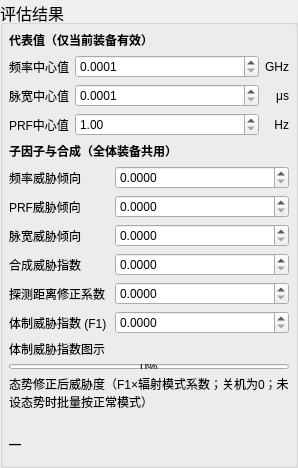
      <widget class="QGroupBox" name="groupResult">
       <property name="sizePolicy">
        <sizepolicy hsizetype="Preferred" vsizetype="Preferred">
         <horstretch>0</horstretch>
         <verstretch>0</verstretch>
        </sizepolicy>
       </property>
       <property name="font">
        <font>
         <pointsize>12</pointsize>
        </font>
       </property>
       <property name="title">
        <string>评估结果</string>
       </property>
       <layout class="QVBoxLayout" name="verticalLayout_result">
        <property name="leftMargin">
         <number>6</number>
        </property>
        <property name="topMargin">
         <number>6</number>
        </property>
        <property name="rightMargin">
         <number>6</number>
        </property>
        <property name="bottomMargin">
         <number>6</number>
        </property>
        <item>
         <widget class="QLabel" name="label_centers">
          <property name="font">
           <font>
            <pointsize>9</pointsize>
            <weight>75</weight>
            <bold>true</bold>
           </font>
          </property>
          <property name="styleSheet">
           <string notr="true">font-weight: bold;</string>
          </property>
          <property name="text">
           <string>代表值（仅当前装备有效）</string>
          </property>
         </widget>
        </item>
        <item>
         <layout class="QGridLayout" name="gridLayout">
          <item row="0" column="0">
           <widget class="QLabel" name="label_freqCenter">
            <property name="minimumSize">
             <size>
              <width>0</width>
              <height>0</height>
             </size>
            </property>
            <property name="maximumSize">
             <size>
              <width>16777215</width>
              <height>16777215</height>
             </size>
            </property>
            <property name="font">
             <font>
              <pointsize>9</pointsize>
             </font>
            </property>
            <property name="text">
             <string>频率中心值</string>
            </property>
            <property name="alignment">
             <set>Qt::AlignLeading|Qt::AlignLeft|Qt::AlignVCenter</set>
            </property>
           </widget>
          </item>
          <item row="0" column="1">
           <widget class="QDoubleSpinBox" name="spinResultFreqCenter">
            <property name="sizePolicy">
             <sizepolicy hsizetype="Expanding" vsizetype="Fixed">
              <horstretch>0</horstretch>
              <verstretch>0</verstretch>
             </sizepolicy>
            </property>
            <property name="minimumSize">
             <size>
              <width>56</width>
              <height>0</height>
             </size>
            </property>
            <property name="font">
             <font>
              <pointsize>9</pointsize>
             </font>
            </property>
            <property name="decimals">
             <number>4</number>
            </property>
            <property name="minimum">
             <double>0.000100000000000</double>
            </property>
            <property name="maximum">
             <double>100.000000000000000</double>
            </property>
           </widget>
          </item>
          <item row="0" column="2">
           <widget class="QLabel" name="label_freqCenter_unit">
            <property name="minimumSize">
             <size>
              <width>0</width>
              <height>0</height>
             </size>
            </property>
            <property name="font">
             <font>
              <pointsize>9</pointsize>
             </font>
            </property>
            <property name="text">
             <string>GHz</string>
            </property>
            <property name="alignment">
             <set>Qt::AlignRight|Qt::AlignTrailing|Qt::AlignVCenter</set>
            </property>
           </widget>
          </item>
          <item row="1" column="0">
           <widget class="QLabel" name="label_pwCenter">
            <property name="minimumSize">
             <size>
              <width>0</width>
              <height>0</height>
             </size>
            </property>
            <property name="maximumSize">
             <size>
              <width>16777215</width>
              <height>16777215</height>
             </size>
            </property>
            <property name="font">
             <font>
              <pointsize>9</pointsize>
             </font>
            </property>
            <property name="text">
             <string>脉宽中心值</string>
            </property>
            <property name="alignment">
             <set>Qt::AlignLeading|Qt::AlignLeft|Qt::AlignVCenter</set>
            </property>
           </widget>
          </item>
          <item row="1" column="1">
           <widget class="QDoubleSpinBox" name="spinResultPwCenter">
            <property name="sizePolicy">
             <sizepolicy hsizetype="Expanding" vsizetype="Fixed">
              <horstretch>0</horstretch>
              <verstretch>0</verstretch>
             </sizepolicy>
            </property>
            <property name="minimumSize">
             <size>
              <width>60</width>
              <height>0</height>
             </size>
            </property>
            <property name="font">
             <font>
              <pointsize>9</pointsize>
             </font>
            </property>
            <property name="decimals">
             <number>4</number>
            </property>
            <property name="minimum">
             <double>0.000100000000000</double>
            </property>
            <property name="maximum">
             <double>10000.000000000000000</double>
            </property>
           </widget>
          </item>
          <item row="1" column="2">
           <widget class="QLabel" name="label_pwCenter_unit">
            <property name="minimumSize">
             <size>
              <width>0</width>
              <height>0</height>
             </size>
            </property>
            <property name="font">
             <font>
              <pointsize>9</pointsize>
             </font>
            </property>
            <property name="text">
             <string>μs</string>
            </property>
            <property name="alignment">
             <set>Qt::AlignRight|Qt::AlignTrailing|Qt::AlignVCenter</set>
            </property>
           </widget>
          </item>
          <item row="2" column="0">
           <widget class="QLabel" name="label_prfCenter">
            <property name="minimumSize">
             <size>
              <width>0</width>
              <height>0</height>
             </size>
            </property>
            <property name="maximumSize">
             <size>
              <width>16777215</width>
              <height>16777215</height>
             </size>
            </property>
            <property name="font">
             <font>
              <pointsize>9</pointsize>
             </font>
            </property>
            <property name="text">
             <string>PRF中心值</string>
            </property>
            <property name="alignment">
             <set>Qt::AlignLeading|Qt::AlignLeft|Qt::AlignVCenter</set>
            </property>
           </widget>
          </item>
          <item row="2" column="1">
           <widget class="QDoubleSpinBox" name="spinResultPrfCenter">
            <property name="sizePolicy">
             <sizepolicy hsizetype="Expanding" vsizetype="Fixed">
              <horstretch>0</horstretch>
              <verstretch>0</verstretch>
             </sizepolicy>
            </property>
            <property name="minimumSize">
             <size>
              <width>72</width>
              <height>0</height>
             </size>
            </property>
            <property name="font">
             <font>
              <pointsize>9</pointsize>
             </font>
            </property>
            <property name="decimals">
             <number>2</number>
            </property>
            <property name="minimum">
             <double>1.000000000000000</double>
            </property>
            <property name="maximum">
             <double>10000000.000000000000000</double>
            </property>
           </widget>
          </item>
          <item row="2" column="2">
           <widget class="QLabel" name="label_prfCenter_unit">
            <property name="minimumSize">
             <size>
              <width>0</width>
              <height>0</height>
             </size>
            </property>
            <property name="font">
             <font>
              <pointsize>9</pointsize>
             </font>
            </property>
            <property name="text">
             <string>Hz</string>
            </property>
            <property name="alignment">
             <set>Qt::AlignRight|Qt::AlignTrailing|Qt::AlignVCenter</set>
            </property>
           </widget>
          </item>
         </layout>
        </item>
        <item>
         <widget class="QLabel" name="label_factors">
          <property name="font">
           <font>
            <pointsize>9</pointsize>
            <weight>75</weight>
            <bold>true</bold>
           </font>
          </property>
          <property name="styleSheet">
           <string notr="true">font-weight: bold;</string>
          </property>
          <property name="text">
           <string>子因子与合成（全体装备共用）</string>
          </property>
         </widget>
        </item>
        <item>
         <layout class="QFormLayout" name="formLayout_factors">
          <property name="fieldGrowthPolicy">
           <enum>QFormLayout::AllNonFixedFieldsGrow</enum>
          </property>
          <property name="rowWrapPolicy">
           <enum>QFormLayout::DontWrapRows</enum>
          </property>
          <property name="labelAlignment">
           <set>Qt::AlignLeading|Qt::AlignLeft|Qt::AlignVCenter</set>
          </property>
          <property name="formAlignment">
           <set>Qt::AlignLeading|Qt::AlignLeft|Qt::AlignTop</set>
          </property>
          <property name="horizontalSpacing">
           <number>8</number>
          </property>
          <property name="verticalSpacing">
           <number>6</number>
          </property>
          <item row="0" column="0">
           <widget class="QLabel" name="label_fFreq">
            <property name="minimumSize">
             <size>
              <width>0</width>
              <height>0</height>
             </size>
            </property>
            <property name="maximumSize">
             <size>
              <width>16777215</width>
              <height>16777215</height>
             </size>
            </property>
            <property name="font">
             <font>
              <pointsize>9</pointsize>
             </font>
            </property>
            <property name="text">
             <string>频率威胁倾向</string>
            </property>
            <property name="alignment">
             <set>Qt::AlignLeading|Qt::AlignLeft|Qt::AlignVCenter</set>
            </property>
           </widget>
          </item>
          <item row="0" column="1">
           <widget class="QDoubleSpinBox" name="spinResultFFreq">
            <property name="sizePolicy">
             <sizepolicy hsizetype="Ignored" vsizetype="Fixed">
              <horstretch>0</horstretch>
              <verstretch>0</verstretch>
             </sizepolicy>
            </property>
            <property name="minimumSize">
             <size>
              <width>56</width>
              <height>0</height>
             </size>
            </property>
            <property name="font">
             <font>
              <pointsize>9</pointsize>
             </font>
            </property>
            <property name="decimals">
             <number>4</number>
            </property>
            <property name="minimum">
             <double>0.000000000000000</double>
            </property>
            <property name="maximum">
             <double>2.000000000000000</double>
            </property>
            <property name="singleStep">
             <double>0.010000000000000</double>
            </property>
           </widget>
          </item>
          <item row="1" column="0">
           <widget class="QLabel" name="label_fPrf">
            <property name="minimumSize">
             <size>
              <width>0</width>
              <height>0</height>
             </size>
            </property>
            <property name="maximumSize">
             <size>
              <width>16777215</width>
              <height>16777215</height>
             </size>
            </property>
            <property name="font">
             <font>
              <pointsize>9</pointsize>
             </font>
            </property>
            <property name="text">
             <string>PRF威胁倾向</string>
            </property>
            <property name="alignment">
             <set>Qt::AlignLeading|Qt::AlignLeft|Qt::AlignVCenter</set>
            </property>
           </widget>
          </item>
          <item row="1" column="1">
           <widget class="QDoubleSpinBox" name="spinResultFPrf">
            <property name="sizePolicy">
             <sizepolicy hsizetype="Ignored" vsizetype="Fixed">
              <horstretch>0</horstretch>
              <verstretch>0</verstretch>
             </sizepolicy>
            </property>
            <property name="minimumSize">
             <size>
              <width>56</width>
              <height>0</height>
             </size>
            </property>
            <property name="font">
             <font>
              <pointsize>9</pointsize>
             </font>
            </property>
            <property name="decimals">
             <number>4</number>
            </property>
            <property name="minimum">
             <double>0.000000000000000</double>
            </property>
            <property name="maximum">
             <double>2.000000000000000</double>
            </property>
            <property name="singleStep">
             <double>0.010000000000000</double>
            </property>
           </widget>
          </item>
          <item row="2" column="0">
           <widget class="QLabel" name="label_fPw">
            <property name="minimumSize">
             <size>
              <width>0</width>
              <height>0</height>
             </size>
            </property>
            <property name="maximumSize">
             <size>
              <width>16777215</width>
              <height>16777215</height>
             </size>
            </property>
            <property name="font">
             <font>
              <pointsize>9</pointsize>
             </font>
            </property>
            <property name="text">
             <string>脉宽威胁倾向</string>
            </property>
            <property name="alignment">
             <set>Qt::AlignLeading|Qt::AlignLeft|Qt::AlignVCenter</set>
            </property>
           </widget>
          </item>
          <item row="2" column="1">
           <widget class="QDoubleSpinBox" name="spinResultFPw">
            <property name="sizePolicy">
             <sizepolicy hsizetype="Ignored" vsizetype="Fixed">
              <horstretch>0</horstretch>
              <verstretch>0</verstretch>
             </sizepolicy>
            </property>
            <property name="minimumSize">
             <size>
              <width>56</width>
              <height>0</height>
             </size>
            </property>
            <property name="font">
             <font>
              <pointsize>9</pointsize>
             </font>
            </property>
            <property name="decimals">
             <number>4</number>
            </property>
            <property name="minimum">
             <double>0.000000000000000</double>
            </property>
            <property name="maximum">
             <double>2.000000000000000</double>
            </property>
            <property name="singleStep">
             <double>0.010000000000000</double>
            </property>
           </widget>
          </item>
          <item row="3" column="0">
           <widget class="QLabel" name="label_f1raw">
            <property name="minimumSize">
             <size>
              <width>0</width>
              <height>0</height>
             </size>
            </property>
            <property name="maximumSize">
             <size>
              <width>16777215</width>
              <height>16777215</height>
             </size>
            </property>
            <property name="font">
             <font>
              <pointsize>9</pointsize>
             </font>
            </property>
            <property name="text">
             <string>合成威胁指数</string>
            </property>
            <property name="alignment">
             <set>Qt::AlignLeading|Qt::AlignLeft|Qt::AlignVCenter</set>
            </property>
           </widget>
          </item>
          <item row="3" column="1">
           <widget class="QDoubleSpinBox" name="spinResultF1Raw">
            <property name="sizePolicy">
             <sizepolicy hsizetype="Ignored" vsizetype="Fixed">
              <horstretch>0</horstretch>
              <verstretch>0</verstretch>
             </sizepolicy>
            </property>
            <property name="minimumSize">
             <size>
              <width>56</width>
              <height>0</height>
             </size>
            </property>
            <property name="font">
             <font>
              <pointsize>9</pointsize>
             </font>
            </property>
            <property name="decimals">
             <number>4</number>
            </property>
            <property name="minimum">
             <double>0.000000000000000</double>
            </property>
            <property name="maximum">
             <double>2.000000000000000</double>
            </property>
            <property name="singleStep">
             <double>0.010000000000000</double>
            </property>
           </widget>
          </item>
          <item row="4" column="0">
           <widget class="QLabel" name="label_rangeMod">
            <property name="minimumSize">
             <size>
              <width>0</width>
              <height>0</height>
             </size>
            </property>
            <property name="maximumSize">
             <size>
              <width>16777215</width>
              <height>16777215</height>
             </size>
            </property>
            <property name="font">
             <font>
              <pointsize>9</pointsize>
             </font>
            </property>
            <property name="text">
             <string>探测距离修正系数</string>
            </property>
            <property name="alignment">
             <set>Qt::AlignLeading|Qt::AlignLeft|Qt::AlignVCenter</set>
            </property>
           </widget>
          </item>
          <item row="4" column="1">
           <widget class="QDoubleSpinBox" name="spinResultRangeMod">
            <property name="sizePolicy">
             <sizepolicy hsizetype="Ignored" vsizetype="Fixed">
              <horstretch>0</horstretch>
              <verstretch>0</verstretch>
             </sizepolicy>
            </property>
            <property name="minimumSize">
             <size>
              <width>56</width>
              <height>0</height>
             </size>
            </property>
            <property name="font">
             <font>
              <pointsize>9</pointsize>
             </font>
            </property>
            <property name="decimals">
             <number>4</number>
            </property>
            <property name="minimum">
             <double>0.000000000000000</double>
            </property>
            <property name="maximum">
             <double>2.000000000000000</double>
            </property>
            <property name="singleStep">
             <double>0.010000000000000</double>
            </property>
           </widget>
          </item>
          <item row="5" column="0">
           <widget class="QLabel" name="label_f1">
            <property name="minimumSize">
             <size>
              <width>0</width>
              <height>0</height>
             </size>
            </property>
            <property name="maximumSize">
             <size>
              <width>16777215</width>
              <height>16777215</height>
             </size>
            </property>
            <property name="font">
             <font>
              <pointsize>9</pointsize>
             </font>
            </property>
            <property name="text">
             <string>体制威胁指数 (F1)</string>
            </property>
            <property name="alignment">
             <set>Qt::AlignLeading|Qt::AlignLeft|Qt::AlignVCenter</set>
            </property>
           </widget>
          </item>
          <item row="5" column="1">
           <widget class="QDoubleSpinBox" name="spinResultF1">
            <property name="sizePolicy">
             <sizepolicy hsizetype="Ignored" vsizetype="Fixed">
              <horstretch>0</horstretch>
              <verstretch>0</verstretch>
             </sizepolicy>
            </property>
            <property name="minimumSize">
             <size>
              <width>56</width>
              <height>0</height>
             </size>
            </property>
            <property name="font">
             <font>
              <pointsize>9</pointsize>
             </font>
            </property>
            <property name="decimals">
             <number>4</number>
            </property>
            <property name="minimum">
             <double>0.000000000000000</double>
            </property>
            <property name="maximum">
             <double>1.000000000000000</double>
            </property>
            <property name="singleStep">
             <double>0.010000000000000</double>
            </property>
           </widget>
          </item>
         </layout>
        </item>
        <item>
         <widget class="QLabel" name="label_progressCaption">
          <property name="font">
           <font>
            <pointsize>9</pointsize>
           </font>
          </property>
          <property name="text">
           <string>体制威胁指数图示</string>
          </property>
         </widget>
        </item>
        <item>
         <widget class="QProgressBar" name="progressF1">
          <property name="font">
           <font>
            <pointsize>9</pointsize>
           </font>
          </property>
          <property name="minimumSize">
           <size>
            <width>0</width>
            <height>5</height>
           </size>
          </property>
          <property name="maximumSize">
           <size>
            <width>16777215</width>
            <height>5</height>
           </size>
          </property>
          <property name="maximum">
           <number>100</number>
          </property>
          <property name="value">
           <number>0</number>
          </property>
          <property name="format">
           <string>%p%</string>
          </property>
         </widget>
        </item>
        <item>
         <widget class="QLabel" name="label_effectiveCaption">
          <property name="font">
           <font>
            <pointsize>9</pointsize>
           </font>
          </property>
          <property name="text">
           <string>态势修正后威胁度（F1×辐射模式系数；关机为0；未设态势时批量按正常模式）</string>
          </property>
          <property name="wordWrap">
           <bool>true</bool>
          </property>
         </widget>
        </item>
        <item>
         <widget class="QLabel" name="lblSituationSummary">
          <property name="font">
           <font>
            <pointsize>9</pointsize>
           </font>
          </property>
          <property name="text">
           <string/>
          </property>
          <property name="wordWrap">
           <bool>true</bool>
          </property>
         </widget>
        </item>
        <item>
         <widget class="QLabel" name="lblEffectiveVal">
          <property name="styleSheet">
           <string notr="true">font-size: 9pt; font-weight: bold;</string>
          </property>
          <property name="text">
           <string>—</string>
          </property>
         </widget>
        </item>
        <item>
         <spacer name="verticalSpacer_result">
          <property name="orientation">
           <enum>Qt::Vertical</enum>
          </property>
          <property name="sizeType">
           <enum>QSizePolicy::Minimum</enum>
          </property>
          <property name="sizeHint" stdset="0">
           <size>
            <width>20</width>
            <height>8</height>
           </size>
          </property>
         </spacer>
        </item>
       </layout>
      </widget>
